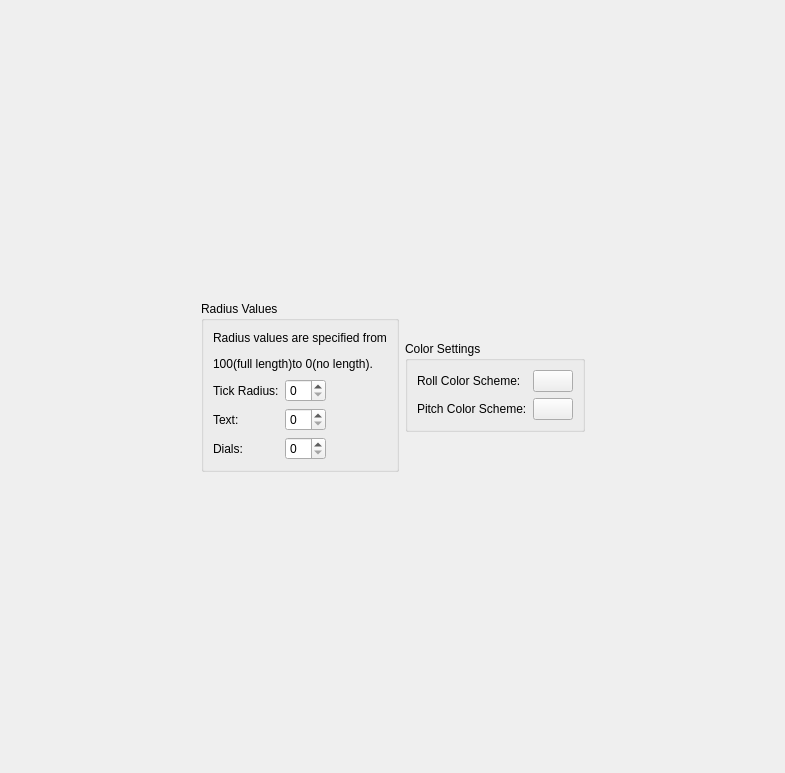
       <widget class="QWidget" name="page_16">
        <layout class="QGridLayout" name="gridLayout_21">
         <item row="0" column="1">
          <spacer name="verticalSpacer_22">
           <property name="orientation">
            <enum>Qt::Vertical</enum>
           </property>
           <property name="sizeHint" stdset="0">
            <size>
             <width>20</width>
             <height>290</height>
            </size>
           </property>
          </spacer>
         </item>
         <item row="1" column="1" rowspan="2" colspan="2">
          <layout class="QHBoxLayout" name="horizontalLayout_112">
           <item>
            <widget class="QGroupBox" name="groupBox_35">
             <property name="title">
              <string>Radius Values</string>
             </property>
             <layout class="QVBoxLayout" name="verticalLayout_54">
              <item>
               <widget class="QLabel" name="label_135">
                <property name="text">
                 <string>&lt;html&gt;&lt;head/&gt;&lt;body&gt;&lt;p&gt;Radius values are specified from&lt;/p&gt;&lt;p&gt;100(full length)to 0(no length).&lt;/p&gt;&lt;/body&gt;&lt;/html&gt;</string>
                </property>
               </widget>
              </item>
              <item>
               <layout class="QGridLayout" name="gridLayout_19">
                <item row="0" column="0">
                 <widget class="QLabel" name="label_136">
                  <property name="text">
                   <string>Tick Radius:</string>
                  </property>
                 </widget>
                </item>
                <item row="0" column="1">
                 <widget class="QSpinBox" name="spinBox_29"/>
                </item>
                <item row="0" column="2">
                 <spacer name="horizontalSpacer_75">
                  <property name="orientation">
                   <enum>Qt::Horizontal</enum>
                  </property>
                  <property name="sizeHint" stdset="0">
                   <size>
                    <width>40</width>
                    <height>20</height>
                   </size>
                  </property>
                 </spacer>
                </item>
                <item row="1" column="0">
                 <widget class="QLabel" name="label_137">
                  <property name="text">
                   <string>Text:</string>
                  </property>
                 </widget>
                </item>
                <item row="1" column="1">
                 <widget class="QSpinBox" name="spinBox_30"/>
                </item>
                <item row="1" column="2">
                 <spacer name="horizontalSpacer_76">
                  <property name="orientation">
                   <enum>Qt::Horizontal</enum>
                  </property>
                  <property name="sizeHint" stdset="0">
                   <size>
                    <width>40</width>
                    <height>20</height>
                   </size>
                  </property>
                 </spacer>
                </item>
                <item row="2" column="0">
                 <widget class="QLabel" name="label_138">
                  <property name="text">
                   <string>Dials:</string>
                  </property>
                 </widget>
                </item>
                <item row="2" column="1">
                 <widget class="QSpinBox" name="spinBox_31"/>
                </item>
                <item row="2" column="2">
                 <spacer name="horizontalSpacer_77">
                  <property name="orientation">
                   <enum>Qt::Horizontal</enum>
                  </property>
                  <property name="sizeHint" stdset="0">
                   <size>
                    <width>40</width>
                    <height>20</height>
                   </size>
                  </property>
                 </spacer>
                </item>
               </layout>
              </item>
             </layout>
            </widget>
           </item>
           <item>
            <layout class="QVBoxLayout" name="verticalLayout_55">
             <item>
              <spacer name="verticalSpacer_21">
               <property name="orientation">
                <enum>Qt::Vertical</enum>
               </property>
               <property name="sizeHint" stdset="0">
                <size>
                 <width>20</width>
                 <height>40</height>
                </size>
               </property>
              </spacer>
             </item>
             <item>
              <widget class="QGroupBox" name="groupBox_36">
               <property name="title">
                <string>Color Settings</string>
               </property>
               <layout class="QGridLayout" name="gridLayout_20">
                <item row="0" column="0">
                 <widget class="QLabel" name="label_139">
                  <property name="text">
                   <string>Roll Color Scheme:</string>
                  </property>
                 </widget>
                </item>
                <item row="0" column="1">
                 <widget class="QPushButton" name="pushButton_80">
                  <property name="text">
                   <string/>
                  </property>
                 </widget>
                </item>
                <item row="1" column="0">
                 <widget class="QLabel" name="label_140">
                  <property name="text">
                   <string>Pitch Color Scheme:</string>
                  </property>
                 </widget>
                </item>
                <item row="1" column="1">
                 <widget class="QPushButton" name="pushButton_81">
                  <property name="text">
                   <string/>
                  </property>
                 </widget>
                </item>
               </layout>
              </widget>
             </item>
             <item>
              <spacer name="verticalSpacer_20">
               <property name="orientation">
                <enum>Qt::Vertical</enum>
               </property>
               <property name="sizeHint" stdset="0">
                <size>
                 <width>20</width>
                 <height>40</height>
                </size>
               </property>
              </spacer>
             </item>
            </layout>
           </item>
          </layout>
         </item>
         <item row="1" column="3">
          <spacer name="horizontalSpacer_79">
           <property name="orientation">
            <enum>Qt::Horizontal</enum>
           </property>
           <property name="sizeHint" stdset="0">
            <size>
             <width>189</width>
             <height>20</height>
            </size>
           </property>
          </spacer>
         </item>
         <item row="2" column="0">
          <spacer name="horizontalSpacer_78">
           <property name="orientation">
            <enum>Qt::Horizontal</enum>
           </property>
           <property name="sizeHint" stdset="0">
            <size>
             <width>190</width>
             <height>20</height>
            </size>
           </property>
          </spacer>
         </item>
         <item row="3" column="2">
          <spacer name="verticalSpacer_23">
           <property name="orientation">
            <enum>Qt::Vertical</enum>
           </property>
           <property name="sizeHint" stdset="0">
            <size>
             <width>20</width>
             <height>290</height>
            </size>
           </property>
          </spacer>
         </item>
        </layout>
       </widget>
